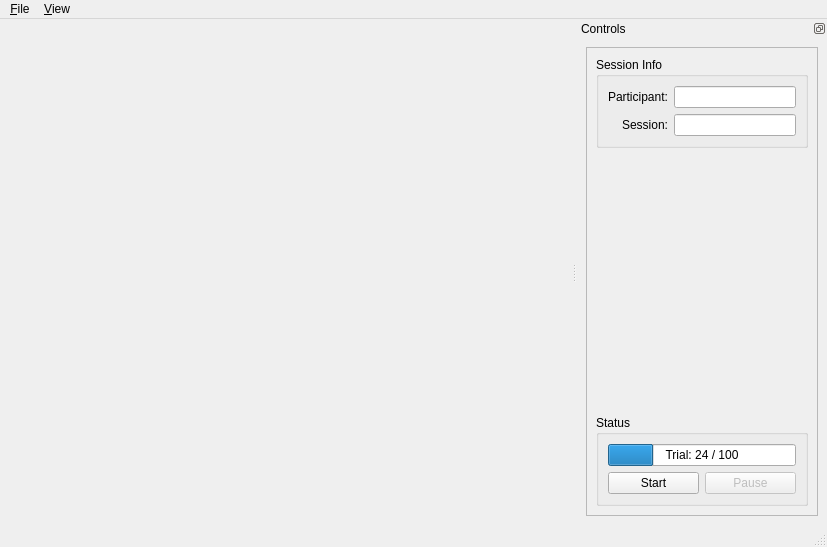
<?xml version="1.0" encoding="UTF-8"?>
<ui version="4.0">
 <class>MainWindow</class>
 <widget class="QMainWindow" name="MainWindow">
  <property name="windowModality">
   <enum>Qt::WindowModal</enum>
  </property>
  <property name="geometry">
   <rect>
    <x>0</x>
    <y>0</y>
    <width>827</width>
    <height>547</height>
   </rect>
  </property>
  <property name="windowTitle">
   <string>pygesture-train</string>
  </property>
  <widget class="QWidget" name="centralwidget">
   <layout class="QGridLayout" name="gridLayout">
    <item row="0" column="0">
     <widget class="GestureView" name="gestureView">
      <property name="text">
       <string/>
      </property>
     </widget>
    </item>
    <item row="1" column="0">
     <widget class="PromptWidget" name="promptWidget" native="true"/>
    </item>
   </layout>
  </widget>
  <widget class="QMenuBar" name="menubar">
   <property name="geometry">
    <rect>
     <x>0</x>
     <y>0</y>
     <width>827</width>
     <height>19</height>
    </rect>
   </property>
   <widget class="QMenu" name="menu_File">
    <property name="title">
     <string>&amp;File</string>
    </property>
    <addaction name="actionExit"/>
   </widget>
   <widget class="QMenu" name="menu_View">
    <property name="title">
     <string>&amp;View</string>
    </property>
    <addaction name="actionProbe"/>
    <addaction name="actionCheckSignals"/>
   </widget>
   <addaction name="menu_File"/>
   <addaction name="menu_View"/>
  </widget>
  <widget class="QStatusBar" name="statusbar"/>
  <widget class="QDockWidget" name="controlsDockWidget">
   <property name="sizePolicy">
    <sizepolicy hsizetype="Minimum" vsizetype="Preferred">
     <horstretch>0</horstretch>
     <verstretch>0</verstretch>
    </sizepolicy>
   </property>
   <property name="minimumSize">
    <size>
     <width>250</width>
     <height>107</height>
    </size>
   </property>
   <property name="features">
    <set>QDockWidget::DockWidgetFloatable|QDockWidget::DockWidgetMovable</set>
   </property>
   <property name="allowedAreas">
    <set>Qt::LeftDockWidgetArea|Qt::RightDockWidgetArea</set>
   </property>
   <property name="windowTitle">
    <string>Controls</string>
   </property>
   <attribute name="dockWidgetArea">
    <number>2</number>
   </attribute>
   <widget class="QWidget" name="dockWidgetContents_2">
    <property name="sizePolicy">
     <sizepolicy hsizetype="Preferred" vsizetype="Preferred">
      <horstretch>0</horstretch>
      <verstretch>0</verstretch>
     </sizepolicy>
    </property>
    <layout class="QGridLayout" name="gridLayout_2">
     <item row="0" column="0">
      <widget class="QScrollArea" name="scrollArea">
       <property name="sizePolicy">
        <sizepolicy hsizetype="MinimumExpanding" vsizetype="Expanding">
         <horstretch>0</horstretch>
         <verstretch>0</verstretch>
        </sizepolicy>
       </property>
       <property name="horizontalScrollBarPolicy">
        <enum>Qt::ScrollBarAlwaysOff</enum>
       </property>
       <property name="widgetResizable">
        <bool>true</bool>
       </property>
       <widget class="QWidget" name="scrollAreaWidgetContents">
        <property name="geometry">
         <rect>
          <x>0</x>
          <y>0</y>
          <width>248</width>
          <height>467</height>
         </rect>
        </property>
        <layout class="QGridLayout" name="gridLayout_3">
         <item row="2" column="0">
          <widget class="QGroupBox" name="statusBox">
           <property name="title">
            <string>Status</string>
           </property>
           <layout class="QGridLayout" name="gridLayout_5">
            <item row="0" column="0">
             <widget class="QProgressBar" name="sessionProgressBar">
              <property name="value">
               <number>24</number>
              </property>
              <property name="format">
               <string>Trial: %v / %m</string>
              </property>
             </widget>
            </item>
            <item row="1" column="0">
             <layout class="QHBoxLayout" name="horizontalLayout">
              <item>
               <widget class="QPushButton" name="startButton">
                <property name="text">
                 <string>Start</string>
                </property>
               </widget>
              </item>
              <item>
               <widget class="QPushButton" name="pauseButton">
                <property name="enabled">
                 <bool>false</bool>
                </property>
                <property name="text">
                 <string>Pause</string>
                </property>
               </widget>
              </item>
             </layout>
            </item>
           </layout>
          </widget>
         </item>
         <item row="0" column="0">
          <widget class="QGroupBox" name="sessionInfoBox">
           <property name="sizePolicy">
            <sizepolicy hsizetype="Preferred" vsizetype="Preferred">
             <horstretch>0</horstretch>
             <verstretch>0</verstretch>
            </sizepolicy>
           </property>
           <property name="title">
            <string>Session Info</string>
           </property>
           <property name="alignment">
            <set>Qt::AlignLeading|Qt::AlignLeft|Qt::AlignTop</set>
           </property>
           <property name="flat">
            <bool>false</bool>
           </property>
           <property name="checkable">
            <bool>false</bool>
           </property>
           <layout class="QGridLayout" name="gridLayout_4">
            <item row="0" column="0">
             <layout class="QFormLayout" name="formLayout">
              <property name="labelAlignment">
               <set>Qt::AlignRight|Qt::AlignTrailing|Qt::AlignVCenter</set>
              </property>
              <item row="0" column="0">
               <widget class="QLabel" name="participantLabel">
                <property name="text">
                 <string>Participant:</string>
                </property>
               </widget>
              </item>
              <item row="0" column="1">
               <widget class="QLineEdit" name="participantLineEdit"/>
              </item>
              <item row="1" column="0">
               <widget class="QLabel" name="sessionLabel">
                <property name="text">
                 <string>Session:</string>
                </property>
               </widget>
              </item>
              <item row="1" column="1">
               <widget class="QLineEdit" name="sessionLineEdit"/>
              </item>
             </layout>
            </item>
           </layout>
          </widget>
         </item>
         <item row="1" column="0">
          <spacer name="verticalSpacer">
           <property name="orientation">
            <enum>Qt::Vertical</enum>
           </property>
           <property name="sizeHint" stdset="0">
            <size>
             <width>20</width>
             <height>40</height>
            </size>
           </property>
          </spacer>
         </item>
        </layout>
       </widget>
      </widget>
     </item>
    </layout>
   </widget>
  </widget>
  <action name="actionExit">
   <property name="text">
    <string>E&amp;xit</string>
   </property>
  </action>
  <action name="actionProbe">
   <property name="text">
    <string>Probe</string>
   </property>
  </action>
  <action name="actionCheckSignals">
   <property name="text">
    <string>Check Signals</string>
   </property>
  </action>
 </widget>
 <customwidgets>
  <customwidget>
   <class>GestureView</class>
   <extends>QLabel</extends>
   <header>pygesture.ui.widgets</header>
  </customwidget>
  <customwidget>
   <class>PromptWidget</class>
   <extends>QWidget</extends>
   <header>pygesture.ui.widgets</header>
   <container>1</container>
  </customwidget>
 </customwidgets>
 <resources/>
 <connections/>
</ui>
